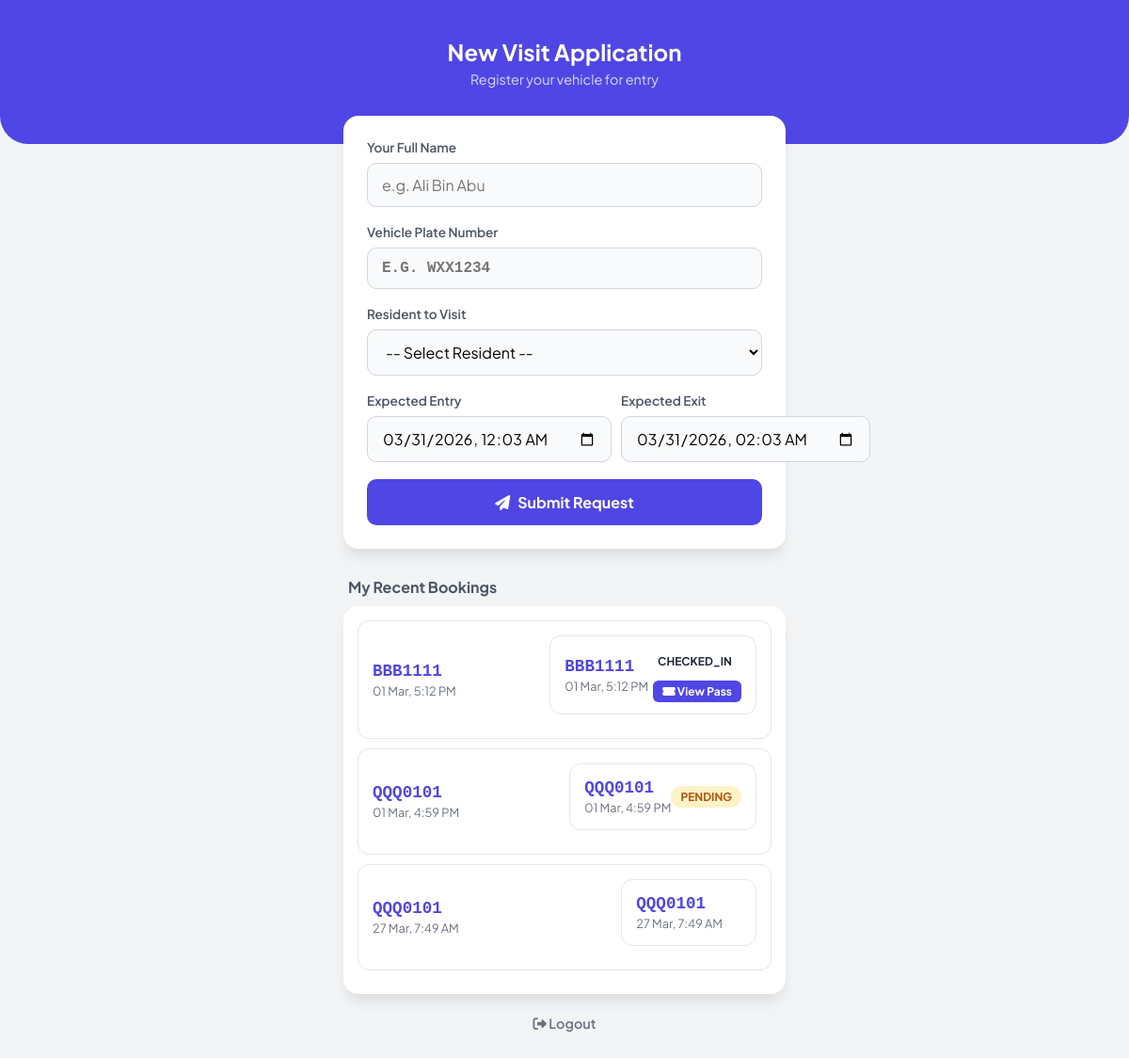
The app's page /public/visitor_book.php (signed in) with its own data.
### tables this page shows
CREATE TABLE `bookings` (
  `id` int(11) NOT NULL,
  `plate_no` varchar(20) NOT NULL,
  `visitor_name` varchar(120) DEFAULT NULL,
  `resident_id` int(11) DEFAULT NULL,
  `slot_id` int(11) DEFAULT NULL,
  `start_time` datetime NOT NULL,
  `end_time` datetime NOT NULL,
  `status` enum('pending','approved','allocated','checked_in','checked_out','closed','expired') DEFAULT 'pending',
  `qr_token` varchar(255) DEFAULT NULL,
  `created_at` datetime DEFAULT current_timestamp()
);

### core/config.php (called while the page is built, shortened)
<?php
function e($string) {
    return htmlspecialchars($string ?? '', ENT_QUOTES, 'UTF-8');
}
?>

### public/visitor_book.php (the view, shortened to what this page needs)
<?php
$pdo = db();
$recent_bookings = $pdo->query("SELECT * FROM bookings ORDER BY id DESC LIMIT 3")->fetchAll();
?>
<!DOCTYPE html>
<html lang="en">
<head>
    <link rel="stylesheet" href="https://cdnjs.cloudflare.com/ajax/libs/font-awesome/6.4.0/css/all.min.css">
</head>
<body>
    <div class="header">
        <h1>New Visit Application</h1>
        <p>Register your vehicle for entry</p>
    </div>
    <div class="container">
        <div class="card">
            <form method="POST" action="">
                <div class="form-group">
                    <label>Your Full Name</label>
                    <input type="text" name="visitor_name" placeholder="e.g. Ali Bin Abu" required>
                </div>
                <div class="form-group">
                    <label>Vehicle Plate Number</label>
                    <input type="text" name="plate_no" placeholder="e.g. WXX1234" style="text-transform: uppercase; font-family: monospace; font-weight: bold;" required>
                </div>
                <div class="form-group">
                    <label>Resident to Visit</label>
                    <select name="resident_id" required>
                        <option value="">-- Select Resident --</option>
                    </select>
                </div>
                <div style="display: flex; gap: 10px;">
                    <div class="form-group" style="flex: 1;">
                        <label>Expected Entry</label>
                        <input type="datetime-local" name="start_time" value="<?= date('Y-m-d\TH:i') ?>" required>
                    </div>
                    <div class="form-group" style="flex: 1;">
                        <label>Expected Exit</label>
                        <input type="datetime-local" name="end_time" value="<?= date('Y-m-d\TH:i', strtotime('+2 hours')) ?>" required>
                    </div>
                </div>
                <button type="submit" class="btn"><i class="fas fa-paper-plane"></i> Submit Request</button>
            </form>
        </div>
        <h3 style="font-size: 1rem; margin: 30px 0 10px 5px; color: #4b5563;">My Recent Bookings</h3>
        <div class="card" style="padding: 15px;">
            <?php if(empty($recent_bookings)): ?>
                <p style="text-align:center; color:#9ca3af; font-size:0.9rem; padding: 20px 0;">No history found.</p>
            <?php else: ?>
                <?php foreach($recent_bookings as $b): ?>
                    <div class="history-item">
                        <div>
                            <div class="h-plate"><?= e($b['plate_no']) ?></div>
                            <div style="font-size: 0.8rem; color: #6b7280; margin-top: 3px;"><?= date('d M, g:i A', strtotime($b['start_time'])) ?></div>
                        </div>
                        <div class="history-item">
                        <div>
                            <div class="h-plate"><?= e($b['plate_no']) ?></div>
                            <div style="font-size: 0.8rem; color: #6b7280; margin-top: 3px;"><?= date('d M, g:i A', strtotime($b['start_time'])) ?></div>
                        </div>
                        <div style="text-align: right;">
                            <div class="h-status st-<?= strtolower($b['status']) ?>"><?= e($b['status']) ?></div>
                            <?php if(in_array($b['status'], ['allocated', 'checked_in'])): ?>
                                <div style="margin-top: 8px;">
                                    <a href="visitor_pass.php?id=<?= $b['id'] ?>" style="background: #4f46e5; color: white; padding: 4px 10px; border-radius: 6px; text-decoration: none; font-size: 0.75rem; font-weight: 700;"><i class="fas fa-ticket-alt"></i> View Pass</a>
                                </div>
                            <?php endif; ?>
                        </div>
                    </div>
                    </div>
                <?php endforeach; ?>
            <?php endif; ?>
        </div>
        <div style="text-align: center; margin-top: 20px;">
            <a href="../core/logout.php" style="color: #6b7280; text-decoration: none; font-size: 0.9rem; font-weight: 600;"><i class="fas fa-sign-out-alt"></i> Logout</a>
        </div>
    </div>
</body>
</html>

### public/visitor_book.php (style rules this page uses)
:root { --primary: #4f46e5; --bg: #f3f4f6; --surface: #ffffff; --text: #1f2937; }
* { margin: 0; padding: 0; box-sizing: border-box; font-family: 'Plus Jakarta Sans', sans-serif; }
body { background: var(--bg); color: var(--text); padding-bottom: 50px; }
.header { background: var(--primary); color: white; padding: 40px 20px 60px 20px; text-align: center; border-bottom-left-radius: 30px; border-bottom-right-radius: 30px; }
.header h1 { font-size: 1.5rem; margin-bottom: 5px; }
.header p { font-size: 0.9rem; opacity: 0.8; }
.container { max-width: 500px; margin: -30px auto 0; padding: 0 15px; }
.card { background: var(--surface); border-radius: 16px; padding: 25px; box-shadow: 0 10px 15px -3px rgba(0,0,0,0.1); margin-bottom: 20px; }
.form-group { margin-bottom: 18px; }
label { display: block; font-size: 0.85rem; font-weight: 600; color: #4b5563; margin-bottom: 8px; }
input, select { width: 100%; padding: 12px 15px; border: 1px solid #d1d5db; border-radius: 10px; font-size: 1rem; background: #f9fafb; transition: 0.2s; }
.btn { width: 100%; padding: 14px; background: var(--primary); color: white; border: none; border-radius: 10px; font-weight: 700; font-size: 1rem; cursor: pointer; transition: 0.2s; display: flex; justify-content: center; align-items: center; gap: 8px; }
.history-item { border: 1px solid #e5e7eb; border-radius: 12px; padding: 15px; margin-bottom: 10px; display: flex; justify-content: space-between; align-items: center; }
.h-plate { font-family: monospace; font-weight: bold; font-size: 1.1rem; color: var(--primary); }
.h-status { font-size: 0.75rem; font-weight: 700; padding: 4px 10px; border-radius: 20px; text-transform: uppercase; }
.st-pending { background: #fef3c7; color: #b45309; }

### records on screen
bookings: plate_no "BBB1111", start_time "01 Mar, 5:12 PM", status "CHECKED_IN"
bookings: plate_no "QQQ0101", start_time "01 Mar, 4:59 PM", status "PENDING"
bookings: plate_no "QQQ0101", start_time "27 Mar, 7:49 AM"
